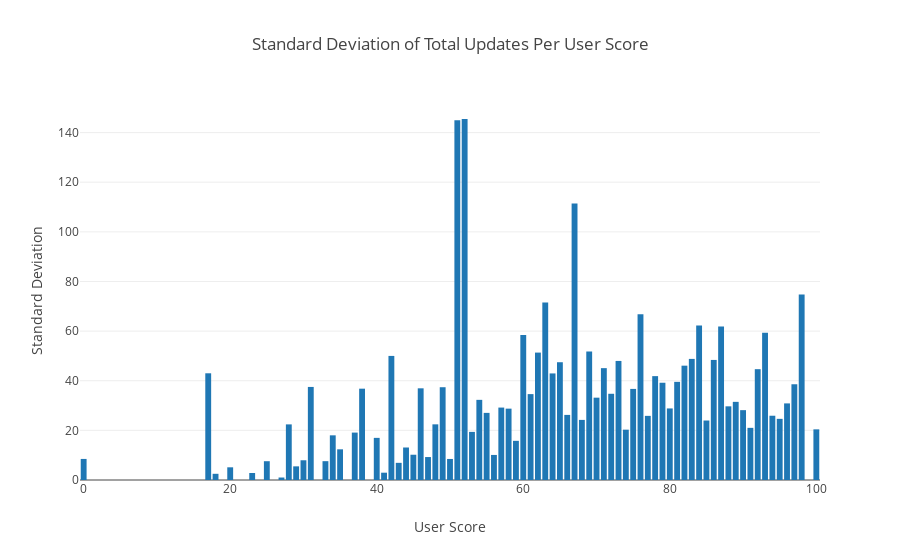

Notebook code for this chart:
### Code cell
user_score_update_distribution = json.load(open('./dumps/user-score-update-distribution.json'))

x = []
y = []

for item in user_score_update_distribution:
    x.append(item['score'])
    y.append(
        numpy.std(item['update_counts'])
    )
    
layout = go.Layout(
    title='Standard Deviation of Total Updates Per User Score',
    hovermode='closest',
    xaxis=dict(
        title="User Score"
    ),
    yaxis=dict(
        title="Standard Deviation"
    ),
    showlegend=False
)    

data = [go.Bar(
    x=x,
    y=y
)]

fig = go.Figure(data=data, layout=layout)

iplot(fig)

### Figure 1 — Plotly figure (JSON) as saved in the notebook; plotly's stock layout.template omitted (floating-point values rounded to 4 significant figures)
{"data": [{"type": "bar", "x": [0, 1, 2, 3, 4, 5, 6, 7, 8, 9, 10, 11, 12, 13, 14, 15, 16, 17, 18, 19, 20, 21, 22, 23, 24, 25, 26, 27, 28, 29, 30, 31, 32, 33, 34, 35, 36, 37, 38, 39, 40, 41, 42, 43, 44, 45, 46, 47, 48, 49, 50, 51, 52, 53, 54, 55, 56, 57, 58, 59, 60, 61, 62, 63, 64, 65, 66, 67, 68, 69, 70, 71, 72, 73, 74, 75, 76, 77, 78, 79, 80, 81, 82, 83, 84, 85, 86, 87, 88, 89, 90, 91, 92, 93, 94, 95, 96, 97, 98, 99, 100], "y": [8.491, null, null, null, null, null, null, null, null, 0, 0, null, null, null, null, null, null, 43, 2.5, null, 5.115, 0, 0, 2.828, null, 7.574, 0, 1, 22.41, 5.5, 7.951, 37.5, 0, 7.587, 18, 12.36, null, 19.1, 36.8, 0, 16.98, 2.944, 50, 6.917, 13.1, 10.18, 36.95, 9.25, 22.43, 37.39, 8.477, 144.9, 145.5, 19.4, 32.3, 27.05, 10.1, 29.19, 28.75, 15.78, 58.39, 34.61, 51.34, 71.54, 42.94, 47.46, 26.23, 111.4, 24.22, 51.81, 33.18, 45.07, 34.74, 47.98, 20.28, 36.71, 66.84, 25.85, 41.86, 39.19, 28.84, 39.55, 46.07, 48.8, 62.21, 23.97, 48.39, 61.86, 29.69, 31.49, 28.15, 21.02, 44.66, 59.38, 25.9, 24.64, 30.87, 38.58, 74.73, 0, 20.41]}], "layout": {"hovermode": "closest", "showlegend": false, "title": "Standard Deviation of Total Updates Per User Score", "xaxis": {"title": "User Score"}, "yaxis": {"title": "Standard Deviation"}}}
